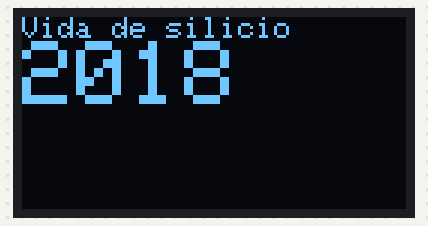
A sketch run on a simulated Arduino Uno, built with avr-gcc and run on an emulated ATmega328P. Parts: 128×64 one-colour display.

Above: at 0.1 s.
At 2.24 s:
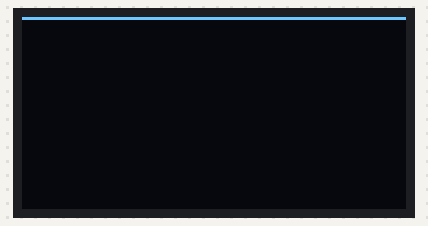
At 11.34 s:
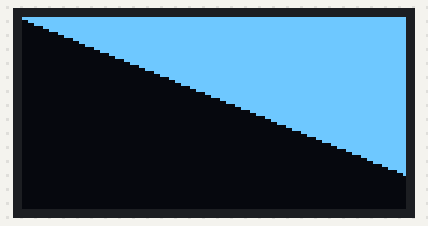
At 20.77 s:
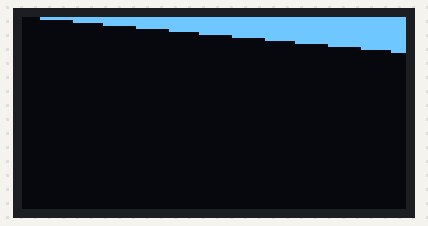
At 30.19 s:
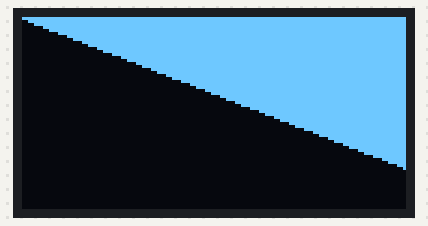
At 39.62 s:
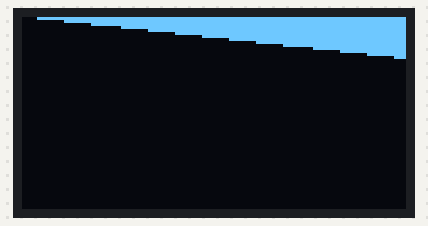

The sketch:

main.ino
```cpp
#include <Adafruit_SSD1306.h>
#include <Adafruit_GFX.h>

Adafruit_SSD1306 dsp(-1);//cria o objeto do display para i2c


void setup()
{
	dsp.begin(SSD1306_SWITCHCAPVCC, 0x3C);//inicia o display com endereco padrao
	dsp.clearDisplay();//limpa a tela


	dsp.setTextColor(WHITE);//define o texto para branco (no display ficara azul)

	dsp.setTextSize(1);//define o tamanho do texto
	dsp.println("Vida de silicio");//escreve na tela a mensagem

	dsp.setTextSize(3);
	dsp.println("2018");
	dsp.display();//mostra as alteracoes no display, sem isso nao ira mostrar nada!!
	delay(2000);
	dsp.clearDisplay();
}

void loop()
{
	for (int8_t i = 0; i < 64; i++)
	{
		dsp.drawLine(0, 0, 128, i, WHITE);//desenha uma linha
		dsp.display();//mostra na tela
		delay(1);
	}

	for (int8_t i = 63; i > -1; i--)
	{
		dsp.drawLine(0, 0, 128, i, BLACK);
		dsp.display();
		delay(1);
	}
}
```
